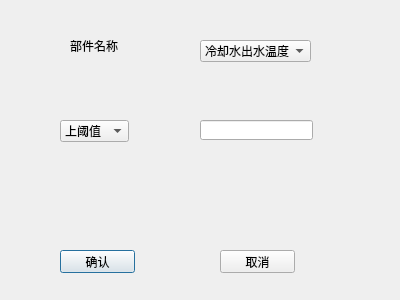
<?xml version="1.0" encoding="UTF-8"?>
<ui version="4.0">
 <class>setBoundDialog</class>
 <widget class="QDialog" name="setBoundDialog">
  <property name="geometry">
   <rect>
    <x>0</x>
    <y>0</y>
    <width>400</width>
    <height>300</height>
   </rect>
  </property>
  <property name="windowTitle">
   <string>部件阈值设置</string>
  </property>
  <widget class="QLabel" name="label">
   <property name="geometry">
    <rect>
     <x>70</x>
     <y>40</y>
     <width>54</width>
     <height>12</height>
    </rect>
   </property>
   <property name="text">
    <string>部件名称</string>
   </property>
  </widget>
  <widget class="QComboBox" name="comboBox">
   <property name="geometry">
    <rect>
     <x>200</x>
     <y>40</y>
     <width>111</width>
     <height>22</height>
    </rect>
   </property>
   <item>
    <property name="text">
     <string>冷却水出水温度</string>
    </property>
   </item>
   <item>
    <property name="text">
     <string>冷却水出口水压</string>
    </property>
   </item>
   <item>
    <property name="text">
     <string>冷却水水流量</string>
    </property>
   </item>
   <item>
    <property name="text">
     <string>冷却水回水温度</string>
    </property>
   </item>
   <item>
    <property name="text">
     <string>冷却水机组水控制设定温度</string>
    </property>
   </item>
   <item>
    <property name="text">
     <string>冷却水压缩机排气温度</string>
    </property>
   </item>
   <item>
    <property name="text">
     <string>低温泵1级冷头温度</string>
    </property>
   </item>
   <item>
    <property name="text">
     <string>低温泵2级冷头温度</string>
    </property>
   </item>
   <item>
    <property name="text">
     <string>低温泵1#胀板温度</string>
    </property>
   </item>
   <item>
    <property name="text">
     <string>低温泵2#胀板温度</string>
    </property>
   </item>
   <item>
    <property name="text">
     <string>低温泵3#胀板温度</string>
    </property>
   </item>
   <item>
    <property name="text">
     <string>低温泵供电状态</string>
    </property>
   </item>
   <item>
    <property name="text">
     <string>低温泵1级加热器运行状态</string>
    </property>
   </item>
   <item>
    <property name="text">
     <string>低温泵2级加热器运行状态</string>
    </property>
   </item>
   <item>
    <property name="text">
     <string>低温泵状态</string>
    </property>
   </item>
   <item>
    <property name="text">
     <string>低温泵运行电流</string>
    </property>
   </item>
   <item>
    <property name="text">
     <string>分子泵电流</string>
    </property>
   </item>
   <item>
    <property name="text">
     <string>分子泵频率</string>
    </property>
   </item>
   <item>
    <property name="text">
     <string>分子泵状态</string>
    </property>
   </item>
   <item>
    <property name="text">
     <string>热沉平均温度</string>
    </property>
   </item>
   <item>
    <property name="text">
     <string>低温系统1#液氮泵电流</string>
    </property>
   </item>
   <item>
    <property name="text">
     <string>低温系统1#液氮泵电压</string>
    </property>
   </item>
   <item>
    <property name="text">
     <string>低温系统1#液氮泵功率</string>
    </property>
   </item>
   <item>
    <property name="text">
     <string>储槽液位</string>
    </property>
   </item>
  </widget>
  <widget class="QLineEdit" name="lineEdit">
   <property name="geometry">
    <rect>
     <x>200</x>
     <y>120</y>
     <width>113</width>
     <height>20</height>
    </rect>
   </property>
  </widget>
  <widget class="QPushButton" name="pushButton">
   <property name="geometry">
    <rect>
     <x>60</x>
     <y>250</y>
     <width>75</width>
     <height>23</height>
    </rect>
   </property>
   <property name="text">
    <string>确认</string>
   </property>
  </widget>
  <widget class="QPushButton" name="pushButton_2">
   <property name="geometry">
    <rect>
     <x>220</x>
     <y>250</y>
     <width>75</width>
     <height>23</height>
    </rect>
   </property>
   <property name="text">
    <string>取消</string>
   </property>
  </widget>
  <widget class="QComboBox" name="comboBox_2">
   <property name="geometry">
    <rect>
     <x>60</x>
     <y>120</y>
     <width>69</width>
     <height>22</height>
    </rect>
   </property>
   <item>
    <property name="text">
     <string>上阈值</string>
    </property>
   </item>
   <item>
    <property name="text">
     <string>下阈值</string>
    </property>
   </item>
  </widget>
 </widget>
 <resources/>
 <connections/>
</ui>
